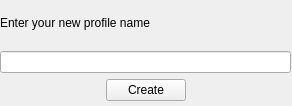
<?xml version="1.0" encoding="UTF-8"?>
<ui version="4.0">
 <class>ProfileCreate</class>
 <widget class="QWidget" name="ProfileCreate">
  <property name="geometry">
   <rect>
    <x>0</x>
    <y>0</y>
    <width>292</width>
    <height>106</height>
   </rect>
  </property>
  <property name="windowTitle">
   <string>Create new profile</string>
  </property>
  <widget class="QWidget" name="verticalLayoutWidget">
   <property name="geometry">
    <rect>
     <x>0</x>
     <y>0</y>
     <width>291</width>
     <height>101</height>
    </rect>
   </property>
   <layout class="QGridLayout" name="gridLayout">
    <item row="2" column="0">
     <layout class="QHBoxLayout" name="horizontalLayout">
      <item>
       <spacer name="horizontalSpacer">
        <property name="orientation">
         <enum>Qt::Horizontal</enum>
        </property>
        <property name="sizeHint" stdset="0">
         <size>
          <width>40</width>
          <height>20</height>
         </size>
        </property>
       </spacer>
      </item>
      <item>
       <widget class="QPushButton" name="createPB">
        <property name="text">
         <string>Create</string>
        </property>
       </widget>
      </item>
      <item>
       <spacer name="horizontalSpacer_2">
        <property name="orientation">
         <enum>Qt::Horizontal</enum>
        </property>
        <property name="sizeHint" stdset="0">
         <size>
          <width>40</width>
          <height>20</height>
         </size>
        </property>
       </spacer>
      </item>
     </layout>
    </item>
    <item row="0" column="0">
     <widget class="QLabel" name="label">
      <property name="text">
       <string>Enter your new profile name</string>
      </property>
     </widget>
    </item>
    <item row="1" column="0">
     <widget class="QLineEdit" name="profileNewNameLineEdit"/>
    </item>
   </layout>
  </widget>
 </widget>
 <resources/>
 <connections/>
</ui>
